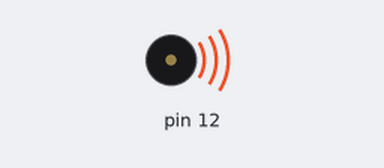
Simulated run of this sketch. Board: Arduino Uno, built with avr-gcc and run on an emulated ATmega328P. On the bench: buzzer (waves = sounding).

Above: at 0.6 s.
Timing chart, 0 to 6.4 s (numbered marks = the images above):
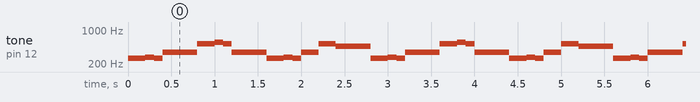

The sketch:

drunk_rider.ino
```cpp
// play tunes with a piezo
// based on "drunk rider" by Dejan Milenkovits from https://ioio.mah.se/
// Malmö University at the institution of art, culture and communication.

// the pitches are in that file
#include "pitches.h"

// to transpose the tones just change e.g.
// 4 to 5
// and 5 to 6
int melody[] = {
  NOTE_C4,
  NOTE_CS4,
  NOTE_C4,
  NOTE_F4,
  NOTE_C5,
  NOTE_CS5,
  NOTE_C5,
  NOTE_F4,
  NOTE_C4,
  NOTE_CS4,
  NOTE_C4,
  NOTE_F4,
  NOTE_C5,
  NOTE_AS4};

// how long to play each note
int noteDurations[] = {
  4, 8, 8, 2, 4, 8, 8, 2, 4, 8, 8, 4, 4,2};
void setup(){
  pinMode(12, OUTPUT);

}

void loop(){
  play_melody();
}

// Play the melody
void play_melody(){
// there are 14 notes
// so we need a value from 0 to 14 that increases:
//
  for (int thisNote = 0; thisNote < 14; thisNote++) {

    // to calculate the note duration, take one second
    // divided by the note type.
    //e.g. quarter note = 1000 / 4, eighth note = 1000/8, etc.
    int noteDuration = 1000/noteDurations[thisNote];
    tone(12, melody[thisNote],noteDuration);
    // The time between each tone defined herein.
    // The time is variable, we use the original note value.
    // If you want to it to go slower so multiply up.
    // For example, note the duration * 1.30 is 30% slower:
    // for better control of the pauses see the rocky example
    int pauseBetweenNotes = noteDuration * 0.8;
    delay(pauseBetweenNotes);
    // Stop the musik:
  }
  noTone(12);
}
```

pitches.h
```cpp
/* Public Constants
 *************************************************/

#define NOTE_B0  31
#define NOTE_C1  33
#define NOTE_CS1 35
#define NOTE_D1  37
#define NOTE_DS1 39
#define NOTE_E1  41
#define NOTE_F1  44
#define NOTE_FS1 46
#define NOTE_G1  49
#define NOTE_GS1 52
#define NOTE_A1  55
#define NOTE_AS1 58
#define NOTE_B1  62
#define NOTE_C2  65
#define NOTE_CS2 69
#define NOTE_D2  73
#define NOTE_DS2 78
#define NOTE_E2  82
#define NOTE_F2  87
#define NOTE_FS2 93
#define NOTE_G2  98
#define NOTE_GS2 104
#define NOTE_A2  110
#define NOTE_AS2 117
#define NOTE_B2  123
#define NOTE_C3  131
#define NOTE_CS3 139
#define NOTE_D3  147
#define NOTE_DS3 156
#define NOTE_E3  165
#define NOTE_F3  175
#define NOTE_FS3 185
#define NOTE_G3  196
#define NOTE_GS3 208
#define NOTE_A3  220
#define NOTE_AS3 233
#define NOTE_B3  247
#define NOTE_C4  262
#define NOTE_CS4 277
#define NOTE_D4  294
#define NOTE_DS4 311
#define NOTE_E4  330
#define NOTE_F4  349
#define NOTE_FS4 370
#define NOTE_G4  392
#define NOTE_GS4 415
#define NOTE_A4  440
#define NOTE_AS4 466
#define NOTE_B4  494
#define NOTE_C5  523
#define NOTE_CS5 554
#define NOTE_D5  587
#define NOTE_DS5 622
#define NOTE_E5  659
#define NOTE_F5  698
#define NOTE_FS5 740
#define NOTE_G5  784
#define NOTE_GS5 831
#define NOTE_A5  880
#define NOTE_AS5 932
#define NOTE_B5  988
#define NOTE_C6  1047
#define NOTE_CS6 1109
#define NOTE_D6  1175
#define NOTE_DS6 1245
#define NOTE_E6  1319
#define NOTE_F6  1397
#define NOTE_FS6 1480
#define NOTE_G6  1568
#define NOTE_GS6 1661
#define NOTE_A6  1760
#define NOTE_AS6 1865
#define NOTE_B6  1976
#define NOTE_C7  2093
#define NOTE_CS7 2217
#define NOTE_D7  2349
#define NOTE_DS7 2489
#define NOTE_E7  2637
#define NOTE_F7  2794
#define NOTE_FS7 2960
#define NOTE_G7  3136
#define NOTE_GS7 3322
#define NOTE_A7  3520
#define NOTE_AS7 3729
#define NOTE_B7  3951
#define NOTE_C8  4186
#define NOTE_CS8 4435
#define NOTE_D8  4699
#define NOTE_DS8 4978
```

Measured:
- by itself, tone on pin 12: repeats every 2.8 s: 277 Hz 0.10 s, 262 Hz 0.10 s, 349 Hz 0.40 s, 523 Hz 0.20 s, 554 Hz 0.10 s, 523 Hz 0.10 s, 349 Hz 0.40 s, 262 Hz 0.20 s, 277 Hz 0.10 s, 262 Hz 0.10 s, 349 Hz 0.20 s, 523 Hz 0.20 s, 466 Hz 0.40 s, 262 Hz 0.20 s
